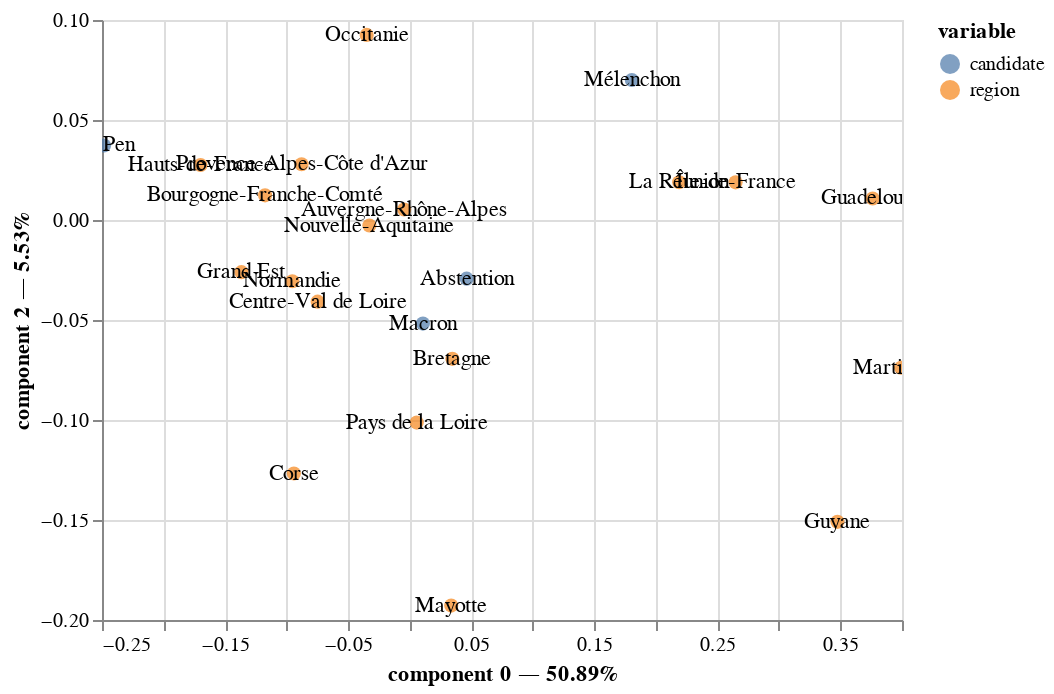

The cell this chart's notebook holds for it:
### Code cell
ca.plot(
    dataset,
    x_component=0,
    y_component=2,
    show_row_markers=True,
    show_column_markers=True,
    show_row_labels=True,
    show_column_labels=True
)

### Figure 1 — Vega-Lite specification as saved in the notebook (floating-point values rounded to 4 significant figures)
{"config": {"view": {"continuousWidth": 400, "continuousHeight": 300}}, "layer": [{"data": {"name": "data-09ca03f63695bba0069bddd7b8d1f951"}, "mark": {"type": "circle", "size": 50}, "encoding": {"color": {"field": "variable", "type": "nominal"}, "tooltip": [{"field": "variable", "type": "nominal"}, {"field": "value", "type": "nominal"}, {"field": "component 0", "type": "quantitative"}, {"field": "component 2", "type": "quantitative"}], "x": {"axis": {"title": "component 0 — 50.89%"}, "field": "component 0", "scale": {"zero": false}, "type": "quantitative"}, "y": {"axis": {"title": "component 2 — 5.53%"}, "field": "component 2", "scale": {"zero": false}, "type": "quantitative"}}, "selection": {"selector016": {"type": "interval", "bind": "scales", "encodings": ["x", "y"]}}}, {"data": {"name": "data-09ca03f63695bba0069bddd7b8d1f951"}, "mark": "text", "encoding": {"text": {"field": "label", "type": "nominal"}, "x": {"axis": {"title": "component 0 — 50.89%"}, "field": "component 0", "scale": {"zero": false}, "type": "quantitative"}, "y": {"axis": {"title": "component 2 — 5.53%"}, "field": "component 2", "scale": {"zero": false}, "type": "quantitative"}}}, {"data": {"name": "data-dbd116442f02581092dd0f59786680c7"}, "mark": {"type": "circle", "size": 50}, "encoding": {"color": {"field": "variable", "type": "nominal"}, "tooltip": [{"field": "variable", "type": "nominal"}, {"field": "value", "type": "nominal"}, {"field": "component 0", "type": "quantitative"}, {"field": "component 2", "type": "quantitative"}], "x": {"axis": {"title": "component 0 — 50.89%"}, "field": "component 0", "scale": {"zero": false}, "type": "quantitative"}, "y": {"axis": {"title": "component 2 — 5.53%"}, "field": "component 2", "scale": {"zero": false}, "type": "quantitative"}}}, {"data": {"name": "data-dbd116442f02581092dd0f59786680c7"}, "mark": "text", "encoding": {"text": {"field": "label", "type": "nominal"}, "x": {"axis": {"title": "component 0 — 50.89%"}, "field": "component 0", "scale": {"zero": false}, "type": "quantitative"}, "y": {"axis": {"title": "component 2 — 5.53%"}, "field": "component 2", "scale": {"zero": false}, "type": "quantitative"}}}], "$schema": "https://vega.github.io/schema/vega-lite/v4.17.0.json", "datasets": {"data-09ca03f63695bba0069bddd7b8d1f951": [{"component 0": -0.004508, "component 1": -0.05911, "component 2": 0.005234, "variable": "region", "value": "Auvergne-Rhône-Alpes", "label": "Auvergne-Rhône-Alpes"}, {"component 0": -0.1175, "component 1": -0.009929, "component 2": 0.01232, "variable": "region", "value": "Bourgogne-Franche-Comté", "label": "Bourgogne-Franche-Comté"}, {"component 0": 0.03466, "component 1": -0.1417, "component 2": -0.06943, "variable": "region", "value": "Bretagne", "label": "Bretagne"}, {"component 0": -0.07481, "component 1": 0.007403, "component 2": -0.04085, "variable": "region", "value": "Centre-Val de Loire", "label": "Centre-Val de Loire"}, {"component 0": -0.0941, "component 1": 0.426, "component 2": -0.1268, "variable": "region", "value": "Corse", "label": "Corse"}, {"component 0": -0.1367, "component 1": 0.04893, "component 2": -0.02607, "variable": "region", "value": "Grand Est", "label": "Grand Est"}, {"component 0": 0.3762, "component 1": 0.5982, "component 2": 0.01076, "variable": "region", "value": "Guadeloupe", "label": "Guadeloupe"}, {"component 0": 0.3475, "component 1": 0.7567, "component 2": -0.1509, "variable": "region", "value": "Guyane", "label": "Guyane"}, {"component 0": -0.1699, "component 1": 0.08187, "component 2": 0.02748, "variable": "region", "value": "Hauts-de-France", "label": "Hauts-de-France"}, {"component 0": 0.2189, "component 1": 0.457, "component 2": 0.01885, "variable": "region", "value": "La Réunion", "label": "La Réunion"}, {"component 0": 0.3992, "component 1": 0.6387, "component 2": -0.07386, "variable": "region", "value": "Martinique", "label": "Martinique"}, {"component 0": 0.03372, "component 1": 0.7234, "component 2": -0.1928, "variable": "region", "value": "Mayotte", "label": "Mayotte"}, {"component 0": -0.09535, "component 1": -0.01399, "component 2": -0.03064, "variable": "region", "value": "Normandie", "label": "Normandie"}, {"component 0": -0.03274, "component 1": -0.06513, "component 2": -0.002752, "variable": "region", "value": "Nouvelle-Aquitaine", "label": "Nouvelle-Aquitaine"}, {"component 0": -0.03495, "component 1": -0.01622, "component 2": 0.09256, "variable": "region", "value": "Occitanie", "label": "Occitanie"}, {"component 0": 0.005734, "component 1": -0.09858, "component 2": -0.1013, "variable": "region", "value": "Pays de la Loire", "label": "Pays de la Loire"}, {"component 0": -0.08784, "component 1": 0.09124, "component 2": 0.02787, "variable": "region", "value": "Provence-Alpes-Côte d'Azur", "label": "Provence-Alpes-Côte d'Azur"}, {"component 0": 0.2648, "component 1": -0.08282, "component 2": 0.01883, "variable": "region", "value": "Île-de-France", "label": "Île-de-France"}], "data-dbd116442f02581092dd0f59786680c7": [{"component 0": -0.2483, "component 1": 0.002761, "component 2": 0.03727, "variable": "candidate", "value": "Le Pen", "label": "Le Pen"}, {"component 0": 0.01074, "component 1": -0.1741, "component 2": -0.0518, "variable": "candidate", "value": "Macron", "label": "Macron"}, {"component 0": 0.1805, "component 1": -0.0513, "component 2": 0.07, "variable": "candidate", "value": "Mélenchon", "label": "Mélenchon"}, {"component 0": 0.04628, "component 1": 0.1745, "component 2": -0.02934, "variable": "candidate", "value": "Abstention", "label": "Abstention"}]}}
